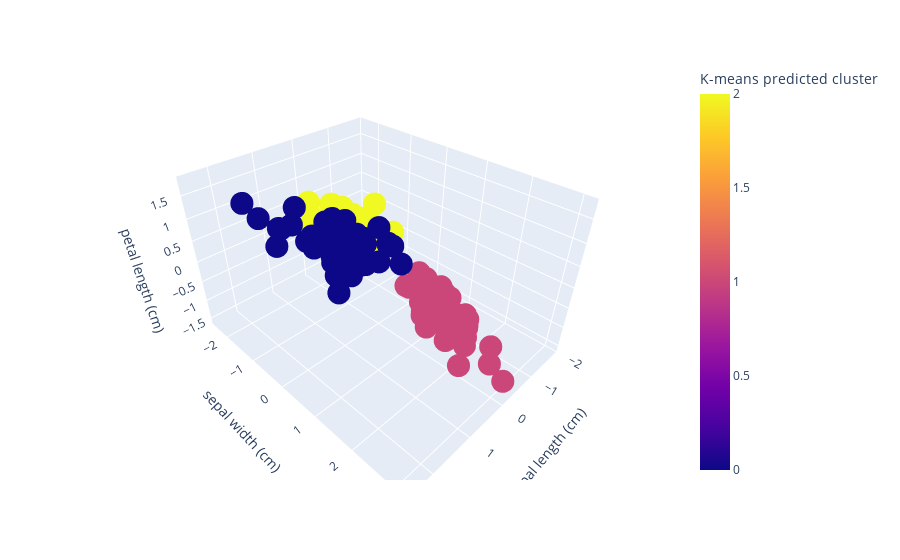

Source (notebook cell):
### Code cell
import plotly.express as px
# plot the clusters using a 3D scatter plot in Plotly
fig = px.scatter_3d(data2, x='sepal length (cm)', y='sepal width (cm)', z='petal length (cm)', color='K-means predicted cluster')
fig.show()

### Figure 1 — Plotly figure (JSON) as saved in the notebook; plotly's stock layout.template omitted (floating-point values rounded to 4 significant figures; data arrays with more than 128 entries replaced by an {"elided": "..."} marker saying what was removed)
{"data": [{"hovertemplate": "sepal length (cm)=%{x}<br>sepal width (cm)=%{y}<br>petal length (cm)=%{z}<br>K-means predicted cluster=%{marker.color}<extra></extra>", "legendgroup": "", "marker": {"color": {"elided": "150 int values"}, "coloraxis": "coloraxis", "symbol": "circle"}, "mode": "markers", "name": "", "scene": "scene", "showlegend": false, "type": "scatter3d", "x": {"elided": "150 float values"}, "y": {"elided": "150 float values"}, "z": {"elided": "150 float values"}}], "layout": {"coloraxis": {"colorbar": {"title": {"text": "K-means predicted cluster"}}, "colorscale": [[0, "#0d0887"], [0.1111, "#46039f"], [0.2222, "#7201a8"], [0.3333, "#9c179e"], [0.4444, "#bd3786"], [0.5556, "#d8576b"], [0.6667, "#ed7953"], [0.7778, "#fb9f3a"], [0.8889, "#fdca26"], [1, "#f0f921"]]}, "legend": {"tracegroupgap": 0}, "margin": {"t": 60}, "scene": {"domain": {"x": [0, 1], "y": [0, 1]}, "xaxis": {"title": {"text": "sepal length (cm)"}}, "yaxis": {"title": {"text": "sepal width (cm)"}}, "zaxis": {"title": {"text": "petal length (cm)"}}}}}
